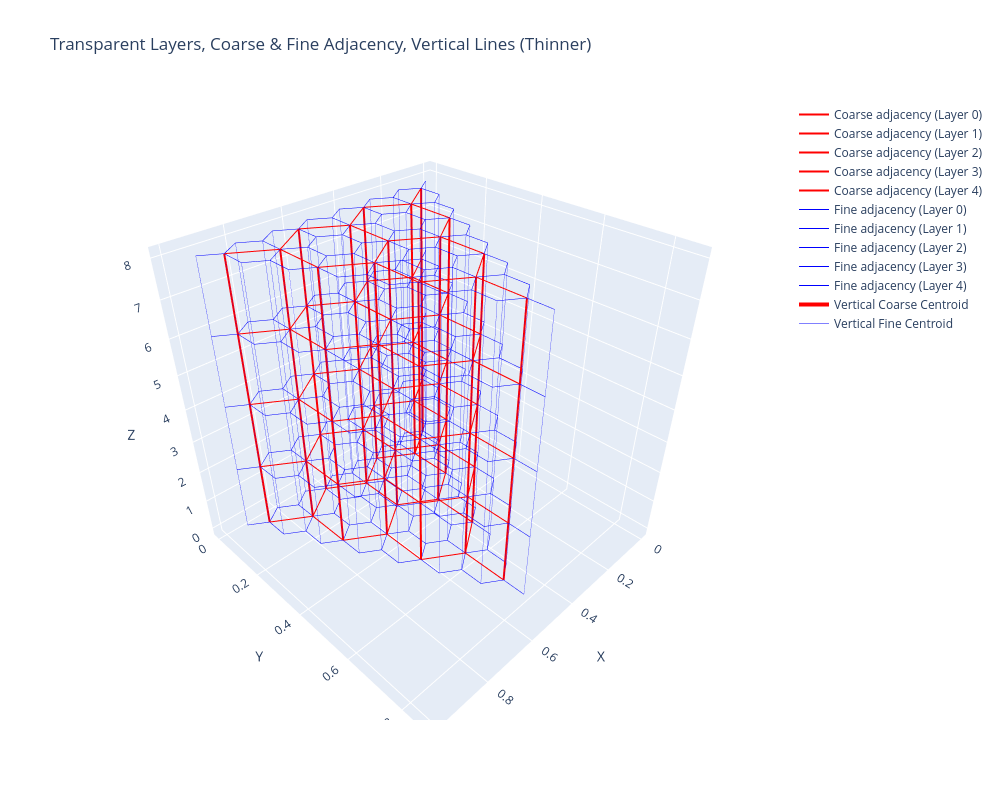

Notebook cell for this chart:
### Code cell
import numpy as np
import plotly.graph_objects as go

# ─────────────────────────────────────────────────────────────────────────────
# 1) Single-step subdivision from one big triangle into n^2 sub-triangles
# ─────────────────────────────────────────────────────────────────────────────
def subdivide_triangle_2D(p1, p2, p3, n):
    """
    Subdivide a single large 2D triangle (p1, p2, p3) into n^2 sub-triangles
    by splitting each edge into n segments. Returns (vertices, faces).
    
    vertices: (N,2) array
    faces: (M,3) array of vertex indices, each is one sub-triangle
    """
    p1 = np.array(p1, dtype=float)
    p2 = np.array(p2, dtype=float)
    p3 = np.array(p3, dtype=float)

    vertex_list = []
    index_map = {}
    idx_counter = 0

    for i in range(n+1):
        for j in range(n+1 - i):
            alpha = i / n
            beta  = j / n
            gamma = 1.0 - alpha - beta
            pt = alpha*p2 + beta*p3 + gamma*p1
            vertex_list.append(pt)
            index_map[(i, j)] = idx_counter
            idx_counter += 1

    vertices = np.array(vertex_list)

    faces = []
    for i in range(n):
        for j in range(n - i):
            # lower triangle
            v1 = index_map[(i, j)]
            v2 = index_map[(i+1, j)]
            v3 = index_map[(i, j+1)]
            faces.append([v1, v2, v3])

            # upper triangle if valid
            if i + j <= n - 2:
                v4 = index_map[(i+1, j+1)]
                faces.append([v2, v4, v3])

    faces = np.array(faces, dtype=int)
    return vertices, faces


# ─────────────────────────────────────────────────────────────────────────────
# 2) Second refinement: each coarse face → 4 smaller faces
# ─────────────────────────────────────────────────────────────────────────────
def refine_mesh_2d(vertices, faces):
    """
    Subdivide each face in (vertices, faces) into 4 smaller triangles.
    Returns (refined_vertices, refined_faces).
    """
    midpoint_cache = {}
    new_vertices = list(vertices)
    new_faces = []

    def midpoint_index(i1, i2):
        if i2 < i1:
            i1, i2 = i2, i1
        edge_key = (i1, i2)
        if edge_key in midpoint_cache:
            return midpoint_cache[edge_key]
        v_new = 0.5*(vertices[i1] + vertices[i2])
        idx = len(new_vertices)
        new_vertices.append(v_new)
        midpoint_cache[edge_key] = idx
        return idx

    for (i1, i2, i3) in faces:
        m12 = midpoint_index(i1, i2)
        m23 = midpoint_index(i2, i3)
        m31 = midpoint_index(i3, i1)

        # 4 smaller sub-triangles
        new_faces.append([i1, m12, m31])
        new_faces.append([i2, m23, m12])
        new_faces.append([i3, m31, m23])
        new_faces.append([m12, m23, m31])

    return np.array(new_vertices, dtype=float), np.array(new_faces, dtype=int)


# ─────────────────────────────────────────────────────────────────────────────
# 3) Build adjacency of faces (used for connecting centroids horizontally)
# ─────────────────────────────────────────────────────────────────────────────
def build_face_adjacency(faces):
    """
    adjacency[i] = set of face indices that share an edge with face i
    """
    edges_dict = {}
    adjacency = {i: set() for i in range(len(faces))}

    for i, face in enumerate(faces):
        for (a, b) in [(face[0], face[1]), (face[1], face[2]), (face[2], face[0])]:
            if b < a:
                a, b = b, a
            key = (a, b)
            if key in edges_dict:
                other_face = edges_dict[key]
                adjacency[i].add(other_face)
                adjacency[other_face].add(i)
            else:
                edges_dict[key] = i
    return adjacency


# ─────────────────────────────────────────────────────────────────────────────
# 4) Main function: 
#    - 16 "coarse" faces, 64 "fine" faces
#    - 5 transparent layers in 3D
#    - Coarse adjacency (brown), Fine adjacency (purple)
#    - Vertical lines for Coarse (brown) + Fine (purple), thin lines
# ─────────────────────────────────────────────────────────────────────────────
def plot_transparent_layers_two_level_adjacency():
    # A) Build coarse mesh (16 sub-triangles)
    p1 = (0, 0)
    p2 = (1, 0)
    p3 = (0.5, np.sqrt(3)/2)
    coarse_vertices, coarse_faces = subdivide_triangle_2D(p1, p2, p3, n=4)
    adjacency_coarse = build_face_adjacency(coarse_faces)

    # B) Refine => 64 sub-triangles
    fine_vertices, fine_faces = refine_mesh_2d(coarse_vertices, coarse_faces)
    adjacency_fine = build_face_adjacency(fine_faces)

    # We'll show 5 layers at z = 0,2,4,6,8
    layer_zs = [0, 2, 4, 6, 8]
    # Use fully transparent color for each layer
    transparent_color = 'rgba(0,0,0,0)'  
    mesh_traces = []
    layer_vertices = []

    # C) For each layer, we draw the *fine* mesh as a transparent surface
    for i, zval in enumerate(layer_zs):
        v3d = np.column_stack([fine_vertices, np.full(len(fine_vertices), zval)])
        layer_vertices.append(v3d)

        mesh_traces.append(go.Mesh3d(
            x=v3d[:, 0],
            y=v3d[:, 1],
            z=v3d[:, 2],
            i=fine_faces[:, 0],
            j=fine_faces[:, 1],
            k=fine_faces[:, 2],
            color=transparent_color,  # fully transparent
            opacity=1.0,             # doesn't matter since color is transparent
            name=f'Layer {i} (z={zval})'
        ))

    # D) Centroids for coarse and fine faces on each layer
    num_coarse = len(coarse_faces)
    num_fine   = len(fine_faces)
    centroids_coarse = np.zeros((len(layer_zs), num_coarse, 3))
    centroids_fine   = np.zeros((len(layer_zs), num_fine,   3))

    for li, v3d in enumerate(layer_vertices):
        for cidx, face in enumerate(coarse_faces):
            centroids_coarse[li, cidx] = v3d[list(face)].mean(axis=0)
        for fidx, face in enumerate(fine_faces):
            centroids_fine[li, fidx] = v3d[list(face)].mean(axis=0)

    # ─────────────────────────────────────────────────────────────────────────
    # E) Horizontal adjacency lines on each layer
    # ─────────────────────────────────────────────────────────────────────────
    def build_centroid_adjacency_trace(centroids_xyz, adjacency_map, color, width, name):
        xlist, ylist, zlist = [], [], []
        for face_idx, c_i in enumerate(centroids_xyz):
            for adj_face in adjacency_map[face_idx]:
                if adj_face > face_idx:
                    c_j = centroids_xyz[adj_face]
                    xlist += [c_i[0], c_j[0], None]
                    ylist += [c_i[1], c_j[1], None]
                    zlist += [c_i[2], c_j[2], None]
        return go.Scatter3d(
            x=xlist, y=ylist, z=zlist,
            mode='lines',
            line=dict(color=color, width=width),
            name=name
        )

    coarse_adj_traces = []
    fine_adj_traces   = []

    for li in range(len(layer_zs)):
        # Coarse adjacency in brown
        coarse_trace = build_centroid_adjacency_trace(
            centroids_coarse[li], adjacency_coarse,
            color='red', width=2,
            name=f'Coarse adjacency (Layer {li})'
        )
        coarse_adj_traces.append(coarse_trace)

        # Fine adjacency in purple
        fine_trace = build_centroid_adjacency_trace(
            centroids_fine[li], adjacency_fine,
            color='blue', width=1,
            name=f'Fine adjacency (Layer {li})'
        )
        fine_adj_traces.append(fine_trace)

    # ─────────────────────────────────────────────────────────────────────────
    # F) Vertical lines: coarse in brown (thinner), fine in purple (thinner)
    # ─────────────────────────────────────────────────────────────────────────
    # (You can also use separate line sets or unify them. We'll unify them for brevity.)

    # 1) Coarse vertical lines
    x_coarse, y_coarse, z_coarse = [], [], []
    for cidx in range(num_coarse):
        for li in range(len(layer_zs) - 1):
            cA = centroids_coarse[li, cidx]
            cB = centroids_coarse[li + 1, cidx]
            x_coarse += [cA[0], cB[0], None]
            y_coarse += [cA[1], cB[1], None]
            z_coarse += [cA[2], cB[2], None]

    coarse_vertical_trace = go.Scatter3d(
        x=x_coarse,
        y=y_coarse,
        z=z_coarse,
        mode='lines',
        line=dict(color='red', width=4),  # thinner lines
        name='Vertical Coarse Centroid'
    )

    # 2) Fine vertical lines
    x_fine, y_fine, z_fine = [], [], []
    for fidx in range(num_fine):
        for li in range(len(layer_zs) - 1):
            cA = centroids_fine[li, fidx]
            cB = centroids_fine[li + 1, fidx]
            x_fine += [cA[0], cB[0], None]
            y_fine += [cA[1], cB[1], None]
            z_fine += [cA[2], cB[2], None]

    fine_vertical_trace = go.Scatter3d(
        x=x_fine,
        y=y_fine,
        z=z_fine,
        mode='lines',
        line=dict(color='blue', width=0.5),  # thinner lines
        name='Vertical Fine Centroid'
    )

    # ─────────────────────────────────────────────────────────────────────────
    # G) Combine and show
    # ─────────────────────────────────────────────────────────────────────────
    fig_data = []
    fig_data.extend(mesh_traces)         # Transparent surfaces
    fig_data.extend(coarse_adj_traces)   # Brown adjacency lines (coarse)
    fig_data.extend(fine_adj_traces)     # Purple adjacency lines (fine)
    fig_data.append(coarse_vertical_trace) # Brown vertical (coarse)
    fig_data.append(fine_vertical_trace)   # Purple vertical (fine)

    fig = go.Figure(data=fig_data)
    fig.update_layout(
        title='Transparent Layers, Coarse & Fine Adjacency, Vertical Lines (Thinner)',
        scene=dict(
            xaxis_title='X',
            yaxis_title='Y',
            zaxis_title='Z'
        ),
        width=1000,
        height=800
    )
    fig.show()


# Run the main function:
plot_transparent_layers_two_level_adjacency()

### Figure 1 — Plotly figure (JSON) as saved in the notebook; plotly's stock layout.template omitted (floating-point values rounded to 4 significant figures; data arrays with more than 128 entries replaced by an {"elided": "..."} marker saying what was removed)
{"data": [{"color": "rgba(0,0,0,0)", "i": [0, 5, 1, 15, 5, 6, 1, 18, 1, 6, 2, 19, 6, 7, 2, 22, 2, 7, 3, 23, 7, 8, 3, 26, 3, 8, 4, 27, 5, 9, 6, 30, 9, 10, 6, 32, 6, 10, 7, 33, 10, 11, 7, 35, 7, 11, 8, 36, 9, 12, 10, 38, 12, 13, 10, 40, 10, 13, 11, 41, 12, 14, 13, 43], "j": [15, 16, 17, 16, 18, 19, 16, 19, 19, 20, 21, 20, 22, 23, 20, 23, 23, 24, 25, 24, 26, 27, 24, 27, 27, 28, 29, 28, 30, 31, 18, 31, 32, 33, 31, 33, 33, 34, 22, 34, 35, 36, 34, 36, 36, 37, 26, 37, 38, 39, 32, 39, 40, 41, 39, 41, 41, 42, 35, 42, 43, 44, 40, 44], "k": [17, 15, 16, 17, 16, 18, 19, 16, 21, 19, 20, 21, 20, 22, 23, 20, 25, 23, 24, 25, 24, 26, 27, 24, 29, 27, 28, 29, 18, 30, 31, 18, 31, 32, 33, 31, 22, 33, 34, 22, 34, 35, 36, 34, 26, 36, 37, 26, 32, 38, 39, 32, 39, 40, 41, 39, 35, 41, 42, 35, 40, 43, 44, 40], "name": "Layer 0 (z=0)", "opacity": 1, "type": "mesh3d", "x": [0, 0.125, 0.25, 0.375, 0.5, 0.25, 0.375, 0.5, 0.625, 0.5, 0.625, 0.75, 0.75, 0.875, 1, 0.125, 0.1875, 0.0625, 0.3125, 0.25, 0.3125, 0.1875, 0.4375, 0.375, 0.4375, 0.3125, 0.5625, 0.5, 0.5625, 0.4375, 0.375, 0.4375, 0.5625, 0.5, 0.5625, 0.6875, 0.625, 0.6875, 0.625, 0.6875, 0.8125, 0.75, 0.8125, 0.875, 0.9375], "y": [0, 0.2165, 0.433, 0.6495, 0.866, 0, 0.2165, 0.433, 0.6495, 0, 0.2165, 0.433, 0, 0.2165, 0, 0, 0.1083, 0.1083, 0.1083, 0.2165, 0.3248, 0.3248, 0.3248, 0.433, 0.5413, 0.5413, 0.5413, 0.6495, 0.7578, 0.7578, 0, 0.1083, 0.1083, 0.2165, 0.3248, 0.3248, 0.433, 0.5413, 0, 0.1083, 0.1083, 0.2165, 0.3248, 0, 0.1083], "z": [0, 0, 0, 0, 0, 0, 0, 0, 0, 0, 0, 0, 0, 0, 0, 0, 0, 0, 0, 0, 0, 0, 0, 0, 0, 0, 0, 0, 0, 0, 0, 0, 0, 0, 0, 0, 0, 0, 0, 0, 0, 0, 0, 0, 0]}, {"color": "rgba(0,0,0,0)", "i": [0, 5, 1, 15, 5, 6, 1, 18, 1, 6, 2, 19, 6, 7, 2, 22, 2, 7, 3, 23, 7, 8, 3, 26, 3, 8, 4, 27, 5, 9, 6, 30, 9, 10, 6, 32, 6, 10, 7, 33, 10, 11, 7, 35, 7, 11, 8, 36, 9, 12, 10, 38, 12, 13, 10, 40, 10, 13, 11, 41, 12, 14, 13, 43], "j": [15, 16, 17, 16, 18, 19, 16, 19, 19, 20, 21, 20, 22, 23, 20, 23, 23, 24, 25, 24, 26, 27, 24, 27, 27, 28, 29, 28, 30, 31, 18, 31, 32, 33, 31, 33, 33, 34, 22, 34, 35, 36, 34, 36, 36, 37, 26, 37, 38, 39, 32, 39, 40, 41, 39, 41, 41, 42, 35, 42, 43, 44, 40, 44], "k": [17, 15, 16, 17, 16, 18, 19, 16, 21, 19, 20, 21, 20, 22, 23, 20, 25, 23, 24, 25, 24, 26, 27, 24, 29, 27, 28, 29, 18, 30, 31, 18, 31, 32, 33, 31, 22, 33, 34, 22, 34, 35, 36, 34, 26, 36, 37, 26, 32, 38, 39, 32, 39, 40, 41, 39, 35, 41, 42, 35, 40, 43, 44, 40], "name": "Layer 1 (z=2)", "opacity": 1, "type": "mesh3d", "x": [0, 0.125, 0.25, 0.375, 0.5, 0.25, 0.375, 0.5, 0.625, 0.5, 0.625, 0.75, 0.75, 0.875, 1, 0.125, 0.1875, 0.0625, 0.3125, 0.25, 0.3125, 0.1875, 0.4375, 0.375, 0.4375, 0.3125, 0.5625, 0.5, 0.5625, 0.4375, 0.375, 0.4375, 0.5625, 0.5, 0.5625, 0.6875, 0.625, 0.6875, 0.625, 0.6875, 0.8125, 0.75, 0.8125, 0.875, 0.9375], "y": [0, 0.2165, 0.433, 0.6495, 0.866, 0, 0.2165, 0.433, 0.6495, 0, 0.2165, 0.433, 0, 0.2165, 0, 0, 0.1083, 0.1083, 0.1083, 0.2165, 0.3248, 0.3248, 0.3248, 0.433, 0.5413, 0.5413, 0.5413, 0.6495, 0.7578, 0.7578, 0, 0.1083, 0.1083, 0.2165, 0.3248, 0.3248, 0.433, 0.5413, 0, 0.1083, 0.1083, 0.2165, 0.3248, 0, 0.1083], "z": [2, 2, 2, 2, 2, 2, 2, 2, 2, 2, 2, 2, 2, 2, 2, 2, 2, 2, 2, 2, 2, 2, 2, 2, 2, 2, 2, 2, 2, 2, 2, 2, 2, 2, 2, 2, 2, 2, 2, 2, 2, 2, 2, 2, 2]}, {"color": "rgba(0,0,0,0)", "i": [0, 5, 1, 15, 5, 6, 1, 18, 1, 6, 2, 19, 6, 7, 2, 22, 2, 7, 3, 23, 7, 8, 3, 26, 3, 8, 4, 27, 5, 9, 6, 30, 9, 10, 6, 32, 6, 10, 7, 33, 10, 11, 7, 35, 7, 11, 8, 36, 9, 12, 10, 38, 12, 13, 10, 40, 10, 13, 11, 41, 12, 14, 13, 43], "j": [15, 16, 17, 16, 18, 19, 16, 19, 19, 20, 21, 20, 22, 23, 20, 23, 23, 24, 25, 24, 26, 27, 24, 27, 27, 28, 29, 28, 30, 31, 18, 31, 32, 33, 31, 33, 33, 34, 22, 34, 35, 36, 34, 36, 36, 37, 26, 37, 38, 39, 32, 39, 40, 41, 39, 41, 41, 42, 35, 42, 43, 44, 40, 44], "k": [17, 15, 16, 17, 16, 18, 19, 16, 21, 19, 20, 21, 20, 22, 23, 20, 25, 23, 24, 25, 24, 26, 27, 24, 29, 27, 28, 29, 18, 30, 31, 18, 31, 32, 33, 31, 22, 33, 34, 22, 34, 35, 36, 34, 26, 36, 37, 26, 32, 38, 39, 32, 39, 40, 41, 39, 35, 41, 42, 35, 40, 43, 44, 40], "name": "Layer 2 (z=4)", "opacity": 1, "type": "mesh3d", "x": [0, 0.125, 0.25, 0.375, 0.5, 0.25, 0.375, 0.5, 0.625, 0.5, 0.625, 0.75, 0.75, 0.875, 1, 0.125, 0.1875, 0.0625, 0.3125, 0.25, 0.3125, 0.1875, 0.4375, 0.375, 0.4375, 0.3125, 0.5625, 0.5, 0.5625, 0.4375, 0.375, 0.4375, 0.5625, 0.5, 0.5625, 0.6875, 0.625, 0.6875, 0.625, 0.6875, 0.8125, 0.75, 0.8125, 0.875, 0.9375], "y": [0, 0.2165, 0.433, 0.6495, 0.866, 0, 0.2165, 0.433, 0.6495, 0, 0.2165, 0.433, 0, 0.2165, 0, 0, 0.1083, 0.1083, 0.1083, 0.2165, 0.3248, 0.3248, 0.3248, 0.433, 0.5413, 0.5413, 0.5413, 0.6495, 0.7578, 0.7578, 0, 0.1083, 0.1083, 0.2165, 0.3248, 0.3248, 0.433, 0.5413, 0, 0.1083, 0.1083, 0.2165, 0.3248, 0, 0.1083], "z": [4, 4, 4, 4, 4, 4, 4, 4, 4, 4, 4, 4, 4, 4, 4, 4, 4, 4, 4, 4, 4, 4, 4, 4, 4, 4, 4, 4, 4, 4, 4, 4, 4, 4, 4, 4, 4, 4, 4, 4, 4, 4, 4, 4, 4]}, {"color": "rgba(0,0,0,0)", "i": [0, 5, 1, 15, 5, 6, 1, 18, 1, 6, 2, 19, 6, 7, 2, 22, 2, 7, 3, 23, 7, 8, 3, 26, 3, 8, 4, 27, 5, 9, 6, 30, 9, 10, 6, 32, 6, 10, 7, 33, 10, 11, 7, 35, 7, 11, 8, 36, 9, 12, 10, 38, 12, 13, 10, 40, 10, 13, 11, 41, 12, 14, 13, 43], "j": [15, 16, 17, 16, 18, 19, 16, 19, 19, 20, 21, 20, 22, 23, 20, 23, 23, 24, 25, 24, 26, 27, 24, 27, 27, 28, 29, 28, 30, 31, 18, 31, 32, 33, 31, 33, 33, 34, 22, 34, 35, 36, 34, 36, 36, 37, 26, 37, 38, 39, 32, 39, 40, 41, 39, 41, 41, 42, 35, 42, 43, 44, 40, 44], "k": [17, 15, 16, 17, 16, 18, 19, 16, 21, 19, 20, 21, 20, 22, 23, 20, 25, 23, 24, 25, 24, 26, 27, 24, 29, 27, 28, 29, 18, 30, 31, 18, 31, 32, 33, 31, 22, 33, 34, 22, 34, 35, 36, 34, 26, 36, 37, 26, 32, 38, 39, 32, 39, 40, 41, 39, 35, 41, 42, 35, 40, 43, 44, 40], "name": "Layer 3 (z=6)", "opacity": 1, "type": "mesh3d", "x": [0, 0.125, 0.25, 0.375, 0.5, 0.25, 0.375, 0.5, 0.625, 0.5, 0.625, 0.75, 0.75, 0.875, 1, 0.125, 0.1875, 0.0625, 0.3125, 0.25, 0.3125, 0.1875, 0.4375, 0.375, 0.4375, 0.3125, 0.5625, 0.5, 0.5625, 0.4375, 0.375, 0.4375, 0.5625, 0.5, 0.5625, 0.6875, 0.625, 0.6875, 0.625, 0.6875, 0.8125, 0.75, 0.8125, 0.875, 0.9375], "y": [0, 0.2165, 0.433, 0.6495, 0.866, 0, 0.2165, 0.433, 0.6495, 0, 0.2165, 0.433, 0, 0.2165, 0, 0, 0.1083, 0.1083, 0.1083, 0.2165, 0.3248, 0.3248, 0.3248, 0.433, 0.5413, 0.5413, 0.5413, 0.6495, 0.7578, 0.7578, 0, 0.1083, 0.1083, 0.2165, 0.3248, 0.3248, 0.433, 0.5413, 0, 0.1083, 0.1083, 0.2165, 0.3248, 0, 0.1083], "z": [6, 6, 6, 6, 6, 6, 6, 6, 6, 6, 6, 6, 6, 6, 6, 6, 6, 6, 6, 6, 6, 6, 6, 6, 6, 6, 6, 6, 6, 6, 6, 6, 6, 6, 6, 6, 6, 6, 6, 6, 6, 6, 6, 6, 6]}, {"color": "rgba(0,0,0,0)", "i": [0, 5, 1, 15, 5, 6, 1, 18, 1, 6, 2, 19, 6, 7, 2, 22, 2, 7, 3, 23, 7, 8, 3, 26, 3, 8, 4, 27, 5, 9, 6, 30, 9, 10, 6, 32, 6, 10, 7, 33, 10, 11, 7, 35, 7, 11, 8, 36, 9, 12, 10, 38, 12, 13, 10, 40, 10, 13, 11, 41, 12, 14, 13, 43], "j": [15, 16, 17, 16, 18, 19, 16, 19, 19, 20, 21, 20, 22, 23, 20, 23, 23, 24, 25, 24, 26, 27, 24, 27, 27, 28, 29, 28, 30, 31, 18, 31, 32, 33, 31, 33, 33, 34, 22, 34, 35, 36, 34, 36, 36, 37, 26, 37, 38, 39, 32, 39, 40, 41, 39, 41, 41, 42, 35, 42, 43, 44, 40, 44], "k": [17, 15, 16, 17, 16, 18, 19, 16, 21, 19, 20, 21, 20, 22, 23, 20, 25, 23, 24, 25, 24, 26, 27, 24, 29, 27, 28, 29, 18, 30, 31, 18, 31, 32, 33, 31, 22, 33, 34, 22, 34, 35, 36, 34, 26, 36, 37, 26, 32, 38, 39, 32, 39, 40, 41, 39, 35, 41, 42, 35, 40, 43, 44, 40], "name": "Layer 4 (z=8)", "opacity": 1, "type": "mesh3d", "x": [0, 0.125, 0.25, 0.375, 0.5, 0.25, 0.375, 0.5, 0.625, 0.5, 0.625, 0.75, 0.75, 0.875, 1, 0.125, 0.1875, 0.0625, 0.3125, 0.25, 0.3125, 0.1875, 0.4375, 0.375, 0.4375, 0.3125, 0.5625, 0.5, 0.5625, 0.4375, 0.375, 0.4375, 0.5625, 0.5, 0.5625, 0.6875, 0.625, 0.6875, 0.625, 0.6875, 0.8125, 0.75, 0.8125, 0.875, 0.9375], "y": [0, 0.2165, 0.433, 0.6495, 0.866, 0, 0.2165, 0.433, 0.6495, 0, 0.2165, 0.433, 0, 0.2165, 0, 0, 0.1083, 0.1083, 0.1083, 0.2165, 0.3248, 0.3248, 0.3248, 0.433, 0.5413, 0.5413, 0.5413, 0.6495, 0.7578, 0.7578, 0, 0.1083, 0.1083, 0.2165, 0.3248, 0.3248, 0.433, 0.5413, 0, 0.1083, 0.1083, 0.2165, 0.3248, 0, 0.1083], "z": [8, 8, 8, 8, 8, 8, 8, 8, 8, 8, 8, 8, 8, 8, 8, 8, 8, 8, 8, 8, 8, 8, 8, 8, 8, 8, 8, 8, 8, 8, 8, 8, 8, 8, 8, 8, 8, 8, 8, 8, 8, 8, 8, 8, 8]}, {"line": {"color": "red", "width": 2}, "mode": "lines", "name": "Coarse adjacency (Layer 0)", "type": "scatter3d", "x": [0.125, 0.25, null, 0.25, 0.25, null, 0.25, 0.375, null, 0.25, 0.375, null, 0.375, 0.5, null, 0.375, 0.375, null, 0.375, 0.5, null, 0.5, 0.625, null, 0.5, 0.5, null, 0.375, 0.5, null, 0.5, 0.5, null, 0.5, 0.625, null, 0.5, 0.625, null, 0.625, 0.625, null, 0.625, 0.75, null, 0.625, 0.75, null, 0.75, 0.75, null, 0.75, 0.875, null], "y": [0.07217, 0.1443, null, 0.1443, 0.2887, null, 0.1443, 0.07217, null, 0.2887, 0.3608, null, 0.3608, 0.2887, null, 0.3608, 0.5052, null, 0.5052, 0.5774, null, 0.5774, 0.5052, null, 0.5774, 0.7217, null, 0.07217, 0.1443, null, 0.1443, 0.2887, null, 0.1443, 0.07217, null, 0.2887, 0.3608, null, 0.3608, 0.5052, null, 0.3608, 0.2887, null, 0.07217, 0.1443, null, 0.1443, 0.2887, null, 0.1443, 0.07217, null], "z": [0, 0, null, 0, 0, null, 0, 0, null, 0, 0, null, 0, 0, null, 0, 0, null, 0, 0, null, 0, 0, null, 0, 0, null, 0, 0, null, 0, 0, null, 0, 0, null, 0, 0, null, 0, 0, null, 0, 0, null, 0, 0, null, 0, 0, null, 0, 0, null]}, {"line": {"color": "red", "width": 2}, "mode": "lines", "name": "Coarse adjacency (Layer 1)", "type": "scatter3d", "x": [0.125, 0.25, null, 0.25, 0.25, null, 0.25, 0.375, null, 0.25, 0.375, null, 0.375, 0.5, null, 0.375, 0.375, null, 0.375, 0.5, null, 0.5, 0.625, null, 0.5, 0.5, null, 0.375, 0.5, null, 0.5, 0.5, null, 0.5, 0.625, null, 0.5, 0.625, null, 0.625, 0.625, null, 0.625, 0.75, null, 0.625, 0.75, null, 0.75, 0.75, null, 0.75, 0.875, null], "y": [0.07217, 0.1443, null, 0.1443, 0.2887, null, 0.1443, 0.07217, null, 0.2887, 0.3608, null, 0.3608, 0.2887, null, 0.3608, 0.5052, null, 0.5052, 0.5774, null, 0.5774, 0.5052, null, 0.5774, 0.7217, null, 0.07217, 0.1443, null, 0.1443, 0.2887, null, 0.1443, 0.07217, null, 0.2887, 0.3608, null, 0.3608, 0.5052, null, 0.3608, 0.2887, null, 0.07217, 0.1443, null, 0.1443, 0.2887, null, 0.1443, 0.07217, null], "z": [2, 2, null, 2, 2, null, 2, 2, null, 2, 2, null, 2, 2, null, 2, 2, null, 2, 2, null, 2, 2, null, 2, 2, null, 2, 2, null, 2, 2, null, 2, 2, null, 2, 2, null, 2, 2, null, 2, 2, null, 2, 2, null, 2, 2, null, 2, 2, null]}, {"line": {"color": "red", "width": 2}, "mode": "lines", "name": "Coarse adjacency (Layer 2)", "type": "scatter3d", "x": [0.125, 0.25, null, 0.25, 0.25, null, 0.25, 0.375, null, 0.25, 0.375, null, 0.375, 0.5, null, 0.375, 0.375, null, 0.375, 0.5, null, 0.5, 0.625, null, 0.5, 0.5, null, 0.375, 0.5, null, 0.5, 0.5, null, 0.5, 0.625, null, 0.5, 0.625, null, 0.625, 0.625, null, 0.625, 0.75, null, 0.625, 0.75, null, 0.75, 0.75, null, 0.75, 0.875, null], "y": [0.07217, 0.1443, null, 0.1443, 0.2887, null, 0.1443, 0.07217, null, 0.2887, 0.3608, null, 0.3608, 0.2887, null, 0.3608, 0.5052, null, 0.5052, 0.5774, null, 0.5774, 0.5052, null, 0.5774, 0.7217, null, 0.07217, 0.1443, null, 0.1443, 0.2887, null, 0.1443, 0.07217, null, 0.2887, 0.3608, null, 0.3608, 0.5052, null, 0.3608, 0.2887, null, 0.07217, 0.1443, null, 0.1443, 0.2887, null, 0.1443, 0.07217, null], "z": [4, 4, null, 4, 4, null, 4, 4, null, 4, 4, null, 4, 4, null, 4, 4, null, 4, 4, null, 4, 4, null, 4, 4, null, 4, 4, null, 4, 4, null, 4, 4, null, 4, 4, null, 4, 4, null, 4, 4, null, 4, 4, null, 4, 4, null, 4, 4, null]}, {"line": {"color": "red", "width": 2}, "mode": "lines", "name": "Coarse adjacency (Layer 3)", "type": "scatter3d", "x": [0.125, 0.25, null, 0.25, 0.25, null, 0.25, 0.375, null, 0.25, 0.375, null, 0.375, 0.5, null, 0.375, 0.375, null, 0.375, 0.5, null, 0.5, 0.625, null, 0.5, 0.5, null, 0.375, 0.5, null, 0.5, 0.5, null, 0.5, 0.625, null, 0.5, 0.625, null, 0.625, 0.625, null, 0.625, 0.75, null, 0.625, 0.75, null, 0.75, 0.75, null, 0.75, 0.875, null], "y": [0.07217, 0.1443, null, 0.1443, 0.2887, null, 0.1443, 0.07217, null, 0.2887, 0.3608, null, 0.3608, 0.2887, null, 0.3608, 0.5052, null, 0.5052, 0.5774, null, 0.5774, 0.5052, null, 0.5774, 0.7217, null, 0.07217, 0.1443, null, 0.1443, 0.2887, null, 0.1443, 0.07217, null, 0.2887, 0.3608, null, 0.3608, 0.5052, null, 0.3608, 0.2887, null, 0.07217, 0.1443, null, 0.1443, 0.2887, null, 0.1443, 0.07217, null], "z": [6, 6, null, 6, 6, null, 6, 6, null, 6, 6, null, 6, 6, null, 6, 6, null, 6, 6, null, 6, 6, null, 6, 6, null, 6, 6, null, 6, 6, null, 6, 6, null, 6, 6, null, 6, 6, null, 6, 6, null, 6, 6, null, 6, 6, null, 6, 6, null]}, {"line": {"color": "red", "width": 2}, "mode": "lines", "name": "Coarse adjacency (Layer 4)", "type": "scatter3d", "x": [0.125, 0.25, null, 0.25, 0.25, null, 0.25, 0.375, null, 0.25, 0.375, null, 0.375, 0.5, null, 0.375, 0.375, null, 0.375, 0.5, null, 0.5, 0.625, null, 0.5, 0.5, null, 0.375, 0.5, null, 0.5, 0.5, null, 0.5, 0.625, null, 0.5, 0.625, null, 0.625, 0.625, null, 0.625, 0.75, null, 0.625, 0.75, null, 0.75, 0.75, null, 0.75, 0.875, null], "y": [0.07217, 0.1443, null, 0.1443, 0.2887, null, 0.1443, 0.07217, null, 0.2887, 0.3608, null, 0.3608, 0.2887, null, 0.3608, 0.5052, null, 0.5052, 0.5774, null, 0.5774, 0.5052, null, 0.5774, 0.7217, null, 0.07217, 0.1443, null, 0.1443, 0.2887, null, 0.1443, 0.07217, null, 0.2887, 0.3608, null, 0.3608, 0.5052, null, 0.3608, 0.2887, null, 0.07217, 0.1443, null, 0.1443, 0.2887, null, 0.1443, 0.07217, null], "z": [8, 8, null, 8, 8, null, 8, 8, null, 8, 8, null, 8, 8, null, 8, 8, null, 8, 8, null, 8, 8, null, 8, 8, null, 8, 8, null, 8, 8, null, 8, 8, null, 8, 8, null, 8, 8, null, 8, 8, null, 8, 8, null, 8, 8, null, 8, 8, null]}, {"line": {"color": "blue", "width": 1}, "mode": "lines", "name": "Fine adjacency (Layer 0)", "type": "scatter3d", "x": {"elided": "252 float values"}, "y": {"elided": "252 float values"}, "z": {"elided": "252 int values"}}, {"line": {"color": "blue", "width": 1}, "mode": "lines", "name": "Fine adjacency (Layer 1)", "type": "scatter3d", "x": {"elided": "252 float values"}, "y": {"elided": "252 float values"}, "z": {"elided": "252 int values"}}, {"line": {"color": "blue", "width": 1}, "mode": "lines", "name": "Fine adjacency (Layer 2)", "type": "scatter3d", "x": {"elided": "252 float values"}, "y": {"elided": "252 float values"}, "z": {"elided": "252 int values"}}, {"line": {"color": "blue", "width": 1}, "mode": "lines", "name": "Fine adjacency (Layer 3)", "type": "scatter3d", "x": {"elided": "252 float values"}, "y": {"elided": "252 float values"}, "z": {"elided": "252 int values"}}, {"line": {"color": "blue", "width": 1}, "mode": "lines", "name": "Fine adjacency (Layer 4)", "type": "scatter3d", "x": {"elided": "252 float values"}, "y": {"elided": "252 float values"}, "z": {"elided": "252 int values"}}, {"line": {"color": "red", "width": 4}, "mode": "lines", "name": "Vertical Coarse Centroid", "type": "scatter3d", "x": {"elided": "192 float values"}, "y": {"elided": "192 float values"}, "z": {"elided": "192 int values"}}, {"line": {"color": "blue", "width": 0.5}, "mode": "lines", "name": "Vertical Fine Centroid", "type": "scatter3d", "x": {"elided": "768 float values"}, "y": {"elided": "768 float values"}, "z": {"elided": "768 int values"}}], "layout": {"height": 800, "scene": {"xaxis": {"title": {"text": "X"}}, "yaxis": {"title": {"text": "Y"}}, "zaxis": {"title": {"text": "Z"}}}, "title": {"text": "Transparent Layers, Coarse & Fine Adjacency, Vertical Lines (Thinner)"}, "width": 1000}}
